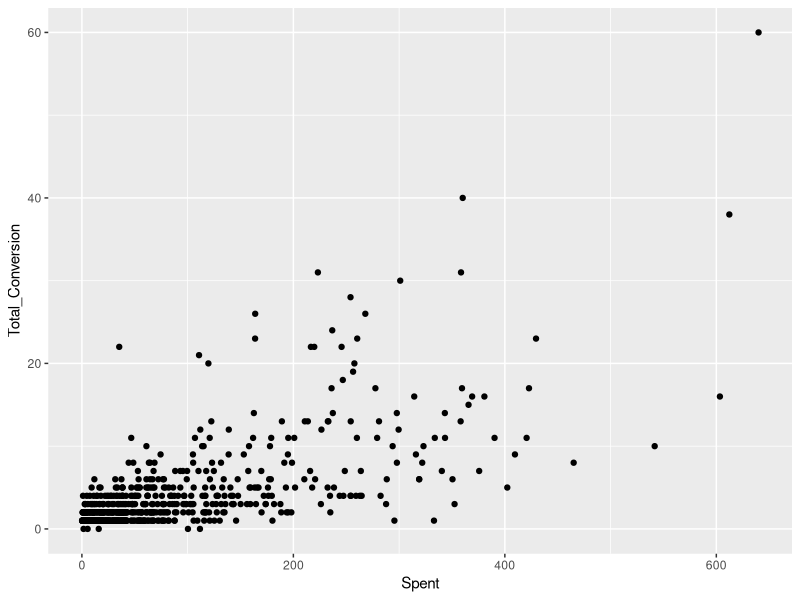
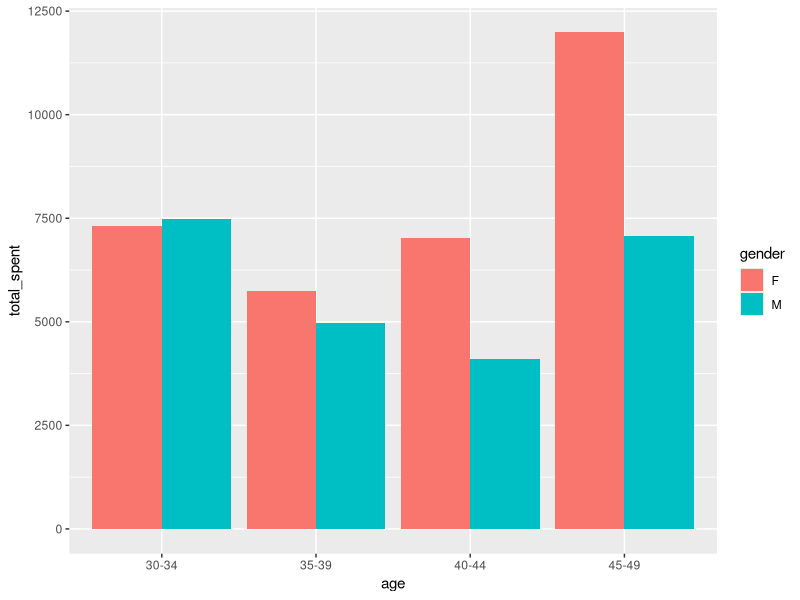
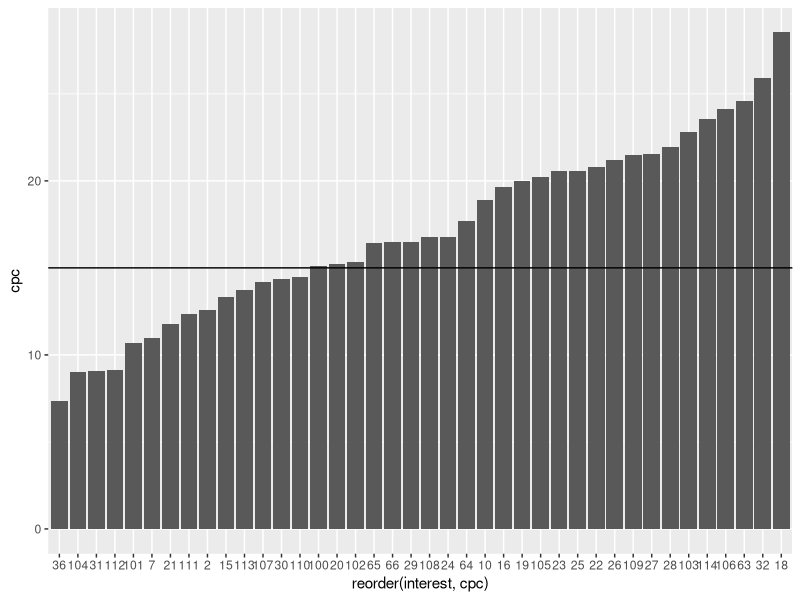

Here is the R script that generated these plots, in order:
## ---- chunk 1
library("tidyverse")
library("readxl") #voor Excel bestanden
library("dplyr")
library("ggplot2")
## ---- chunk 2
FBData <- read_csv("KAG_conversion_data.csv")
## ---- chunk 3
Vraag1 <- FBData %>%
  select(ad_id,Spent, Total_Conversion) %>%
  mutate(CPC = Total_Conversion/Spent)
Vraag1
## ---- chunk 4
Vraag1 <- Vraag1 %>%
  filter(Spent != 0.00) %>%
  arrange(desc(CPC))
Vraag1
## ---- chunk 5
ggplot(Vraag1, aes(x=Spent, y=Total_Conversion))+
  geom_point()
## ---- chunk 6
Vraag2 <- FBData %>%
  select(xyz_campaign_id,gender,age,Spent) %>%
  filter(xyz_campaign_id == 1178) %>%
  group_by(gender, xyz_campaign_id, age) %>%
  summarize('total_spent' = sum(Spent))
Vraag2
## ---- chunk 7
ggplot(Vraag2, aes(x=age, y=total_spent, fill = gender))+
  geom_col(position = 'dodge')
## ---- chunk 8
Vraag3 <- FBData %>%
  group_by(interest) %>%
  summarize('total_spent' = sum(Spent), 'total_trans' = sum(Total_Conversion)) %>%
  mutate(cpc = total_spent/ total_trans ) %>%
  arrange (cpc)
Vraag3
## ---- chunk 9
ggplot(Vraag3, aes(x = reorder(interest , cpc), y =cpc))+
  geom_col()+
  geom_hline(yintercept = 15)
  theme(axis.text.x = element_text(angle = 290, vjust = 0.5, hjust=1))
## ---- chunk 10
Vraag4 <- FBData %>%
  mutate(CTR = (Clicks/Impressions)*100 ) %>%
  filter (CTR > 0) %>%
  group_by(fb_campaign_id) %>%
  summarize('avg_ctr' = mean(CTR)) %>%
  arrange(desc(avg_ctr)) %>%
  slice_max(avg_ctr, n=5)
Vraag4
